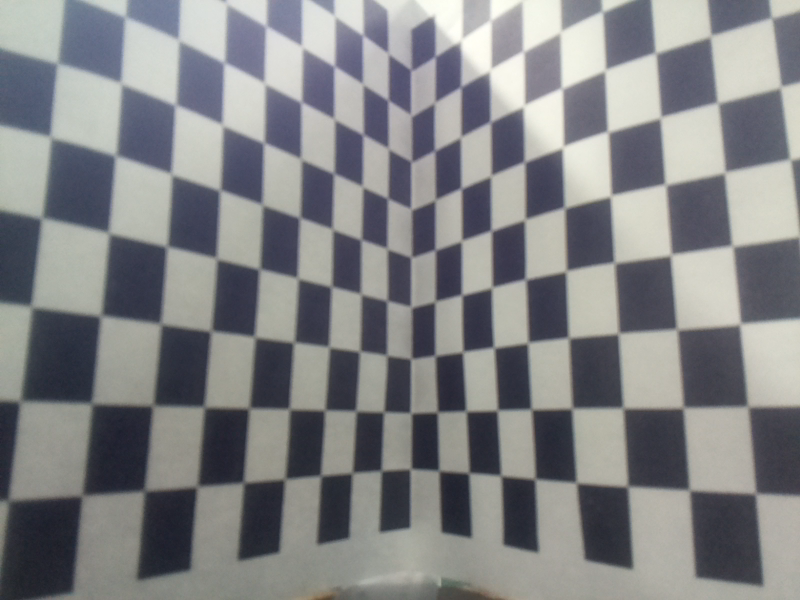
#> input picture Activity 12 - Stereometry/image.png, 800 x 600 px
$ jupyter execute --allow-errors 187-12.ipynb
#> lines starting #> are read from the running program, lines starting #| are printed output that depends on the picture
[cell 1]
import numpy as np
import numpy.linalg as la
import scipy.signal as sig
import scipy.integrate as integ
import scipy.interpolate as interp
import scipy.stats as stats
import matplotlib.pyplot as plt
import cv2 as cv
from mpl_toolkits.mplot3d import Axes3D
from scipy import io as spio
from jupyterthemes import jtplot

[cell 2]
jtplot.reset()
plt.style.use("bmh")
plt.rcParams["axes.axisbelow"] = True
plt.rcParams["text.usetex"] = True
plt.rcParams["font.family"] = "serif"
plt.rcParams["figure.figsize"] = (5, 5)
plt.rcParams["figure.dpi"] = 100
#> (the rest of this cell did not finish here and is left out)

[cell 3]
f = 3.04 # mm
b = 5 # mm

[cell 4]
# Display original and shifted images
img = cv.imread('image.png')
#> img is the input picture: shape (600, 800, 3); mean B, G, R 133.3, 131.6, 130.6
dimg = cv.imread('image_offset.png')
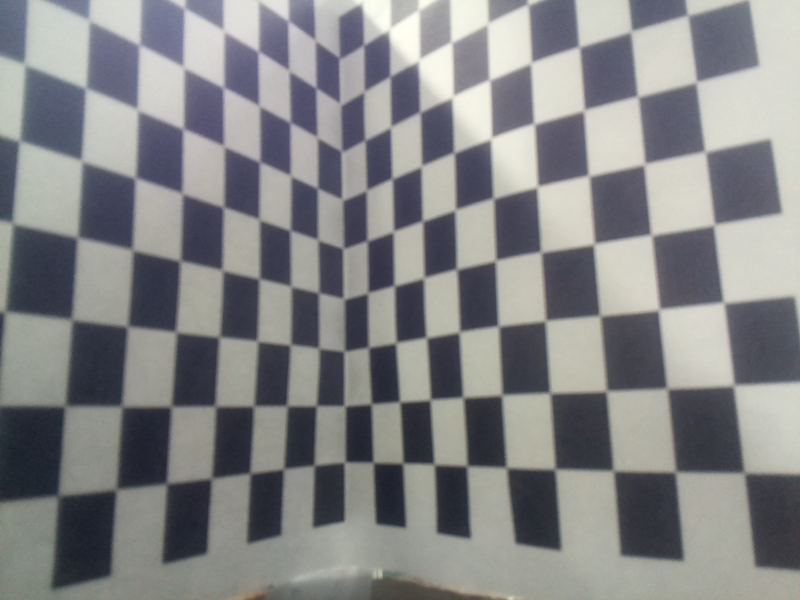
#> input picture Activity 12 - Stereometry/image_offset.png, 800 x 600 px
#> dimg is the input picture: shape (600, 800, 3); mean B, G, R 134, 133.2, 132.5
gray = cv.cvtColor(img, cv.COLOR_BGR2GRAY)
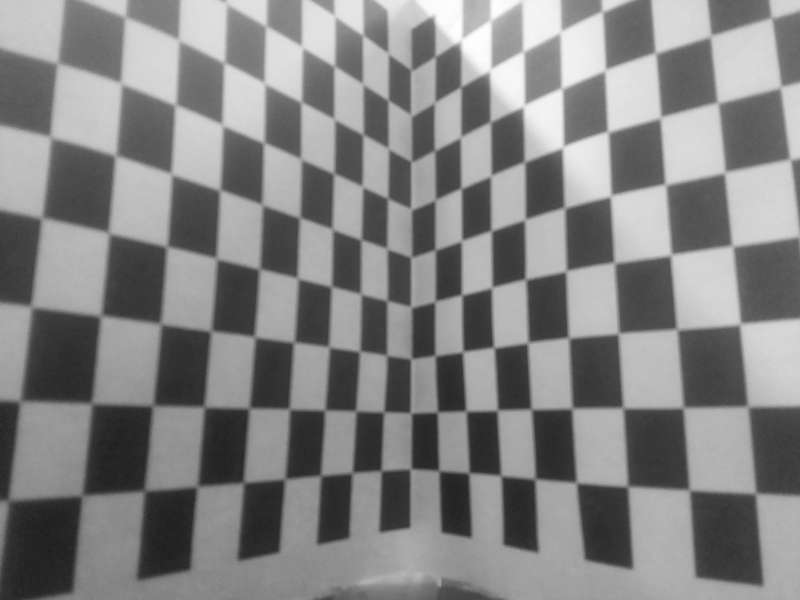
#> gray: shape (600, 800); min 29, max 254, mean 131.5
dgray = cv.cvtColor(dimg, cv.COLOR_BGR2GRAY)
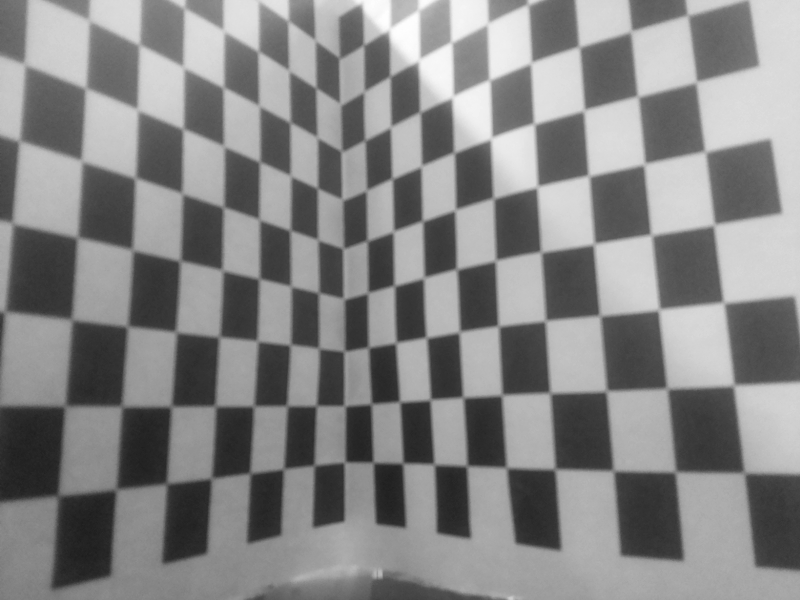
#> dgray: shape (600, 800); min 29, max 254, mean 133.1

fig, ax = plt.subplots(1, 2, figsize=(5*2, 5))

ax[0].imshow(img)
ax[0].grid(0)
ax[0].set_title('original')

ax[1].imshow(dimg)
ax[1].grid(0)
ax[1].set_title('shift 5 mm')

# plt.savefig('chosen_corners.png', dpi=300, bbox_inches='tight')
plt.show()
